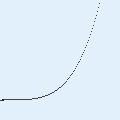
Frame 1 (no input)
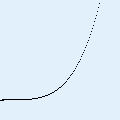
Frame 60 (the mouse pressed at the canvas centre just before this capture)
Frame 120 (the mouse held since frame 60 and released just before this capture): identical to frame 60, image omitted

The Processing sketch that drew these frames (run headless with seeded random() and noise(); from frame 60 on, the mouse is pressed at the canvas centre):

// Processing sketch: processing_137506
// ── processing_137506.pde

float x,y;
float n;
int i;

void setup(){
size(120,120);
background(225,240,250);
}

void draw(){
  //line
 for (int x = 0; x < 100; x++) {
  float n = norm(x, 0.0, 100.0); 
  float y = 1- pow(n, 4); 
  y *= 100; 
  point(x,y);
 }
}
